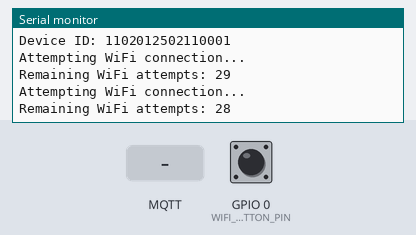
A program run on a simulated ESP32. On the bench: the last lines printed to the serial monitor. Inputs (shaded band) come from the test bench; at power-on: GPIO 0 (WIFI_RESET_BUTTON_PIN) HIGH. WiFi joins after 1.5 s; servers stay silent unless stated; random numbers use the default seed unless the program sets one; no MQTT or app messages arrive unless stated.

Above: at 1.2 s.
1.3 s: GPIO 0 (WIFI_RESET_BUTTON_PIN) pulled LOW for 0.15 s
At 1.9 s:
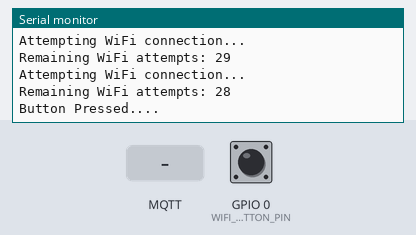
3.7 s: MQTT message "1" arrives on the first subscribed topic
At 4.5 s:
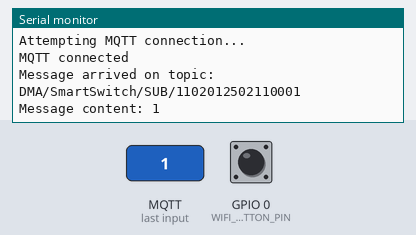
5.2 s: MQTT message "on" arrives on the first subscribed topic
At 5.9 s:
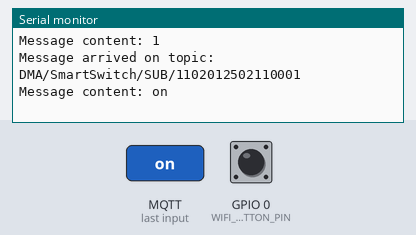
6.7 s: MQTT message "off" arrives on the first subscribed topic
At 7.2 s:
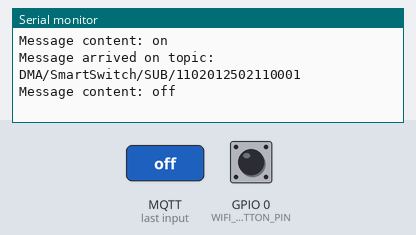

The program:

main.cpp
```cpp
#include <Arduino.h>
#include <WiFi.h>
#include <WiFiManager.h>  // WiFiManager library
#include <PubSubClient.h>
// #include <FastLED.h>

// Configuration Section
#define Fast_LED false
#define DEBUG_MODE true
#define DEBUG_PRINT(x)  if (DEBUG_MODE) { Serial.print(x); }
#define DEBUG_PRINTLN(x) if (DEBUG_MODE) { Serial.println(x); }

#define WORK_PACKAGE "1102"
#define GW_TYPE "01"
#define FIRMWARE_UPDATE_DATE "250211"
#define DEVICE_SERIAL "0001"
#define DEVICE_ID WORK_PACKAGE GW_TYPE FIRMWARE_UPDATE_DATE DEVICE_SERIAL

#define HB_INTERVAL 30*1000
#define DATA_INTERVAL 15*1000

// WiFi and MQTT reconnection time config
#define WIFI_ATTEMPT_COUNT 30
#define WIFI_ATTEMPT_DELAY 1000
#define WIFI_WAIT_COUNT 60
#define WIFI_WAIT_DELAY 1000
#define MAX_WIFI_ATTEMPTS 2
#define MQTT_ATTEMPT_COUNT 10
#define MQTT_ATTEMPT_DELAY 5000

int wifiAttemptCount = WIFI_ATTEMPT_COUNT;
int wifiWaitCount = WIFI_WAIT_COUNT;
int maxWifiAttempts = MAX_WIFI_ATTEMPTS;
int mqttAttemptCount = MQTT_ATTEMPT_COUNT;

const char* mqtt_server = "broker2.dma-bd.com";
const char* mqtt_user = "broker2";
const char* mqtt_password = "Secret!@#$1234";
const char* mqtt_hb_topic = "DMA/SmartSwitch/HB";
const char* mqtt_pub_topic = "DMA/SmartSwitch/PUB";
const char* mqtt_sub_topic = "DMA/SmartSwitch/SUB";

#if Fast_LED
#define DATA_PIN 4
#define NUM_LEDS 1
CRGB leds[NUM_LEDS];
#endif

WiFiManager wm;
WiFiClient espClient;
PubSubClient client(espClient);

TaskHandle_t networkTaskHandle;
TaskHandle_t mainTaskHandle;
TaskHandle_t wifiResetTaskHandle;

#define WIFI_RESET_BUTTON_PIN 0
bool wifiResetFlag = false;

// Function to reconnect to WiFi
void reconnectWiFi() {
  // digitalWrite(LED_PIN, HIGH);
  if (WiFi.status() != WL_CONNECTED) {
    if (wifiAttemptCount > 0) {
      DEBUG_PRINTLN("Attempting WiFi connection...");
      WiFi.begin();  // Use saved credentials
      wifiAttemptCount--;
      DEBUG_PRINTLN("Remaining WiFi attempts: " + String(wifiAttemptCount));
      // vTaskDelay(WIFI_ATTEMPT_DELAY / portTICK_PERIOD_MS);
      vTaskDelay(pdMS_TO_TICKS(WIFI_ATTEMPT_DELAY));
    } else if (wifiWaitCount > 0) {
      wifiWaitCount--;
      DEBUG_PRINTLN("WiFi wait... retrying in a moment");
      DEBUG_PRINTLN("Remaining WiFi wait time: " + String(wifiWaitCount) + " seconds");
      vTaskDelay(pdMS_TO_TICKS(WIFI_WAIT_DELAY));
    } else {
      wifiAttemptCount = WIFI_ATTEMPT_COUNT;
      wifiWaitCount = WIFI_WAIT_COUNT;
      maxWifiAttempts--;
      if (maxWifiAttempts <= 0) {
        DEBUG_PRINTLN("Max WiFi attempt cycles exceeded, restarting...");
        ESP.restart();
      }
    }
  }
}


void reconnectMQTT() {
  if (!client.connected()) {
    #if Fast_LED
    leds[0] = CRGB::Yellow;
    FastLED.show();
    #endif

    char clientId[24];
    snprintf(clientId, sizeof(clientId), "dma_wm_%04X%04X%04X", random(0xffff), random(0xffff), random(0xffff));

    if (mqttAttemptCount > 0) {
      DEBUG_PRINTLN("Attempting MQTT connection...");
      if (client.connect(clientId, mqtt_user, mqtt_password)) {
        DEBUG_PRINTLN("MQTT connected");

        #if Fast_LED
        leds[0] = CRGB::Black;
        FastLED.show();
        #endif
        char topic[48];

        snprintf(topic, sizeof(topic), "%s/%s", mqtt_sub_topic, DEVICE_ID);
        client.subscribe(topic);
      } else {
        DEBUG_PRINTLN("MQTT connection failed");
        mqttAttemptCount--;
        vTaskDelay(pdMS_TO_TICKS(MQTT_ATTEMPT_DELAY));
      }
    } else {
      DEBUG_PRINTLN("Max MQTT attempts exceeded, restarting...");
      ESP.restart();
    }
  }
}

void mqttCallback(char* topic, byte* payload, unsigned int length) {
  String message;
  for (unsigned int i = 0; i < length; i++) {
    message += (char)payload[i];
  }

  DEBUG_PRINTLN("Message arrived on topic: " + String(topic));
  DEBUG_PRINTLN("Message content: " + message);
}

void networkTask(void *param) {
  WiFi.mode(WIFI_STA);
  WiFi.begin();

  for (;;) {
    if (WiFi.status() == WL_CONNECTED) {
      if (!client.connected()) {
        reconnectMQTT();
      }
    } else {
      reconnectWiFi();
    }
    client.loop();
    vTaskDelay(pdMS_TO_TICKS(100));
  }
}

void wifiResetTask(void *param) {
  for (;;) {
    if (digitalRead(WIFI_RESET_BUTTON_PIN) == LOW) {
      unsigned long pressStartTime = millis();
      DEBUG_PRINTLN("Button Pressed....");

      #if Fast_LED
      leds[0] = CRGB::Blue;
      FastLED.show();
      #endif

      while (digitalRead(WIFI_RESET_BUTTON_PIN) == LOW) {
        if (millis() - pressStartTime >= 5000) {
          DEBUG_PRINTLN("5 seconds holding time reached, starting WiFiManager...");
          vTaskSuspend(networkTaskHandle);
          vTaskSuspend(mainTaskHandle);
          wm.resetSettings();
          wm.autoConnect("DMA_MC_Setup");
          ESP.restart();
        }
        vTaskDelay(pdMS_TO_TICKS(100));
      }
    } else {
      #if Fast_LED
      leds[0] = CRGB::Black;
      FastLED.show();
      #endif
    }

    vTaskDelay(pdMS_TO_TICKS(100));
  }
}

void mainTask(void *param) {
  for (;;) {
    static unsigned long last_hb_send_time = 0;
    if (millis() - last_hb_send_time >= HB_INTERVAL) {
      last_hb_send_time = millis();
      if (client.connected()) {
        char hb_data[50];
        snprintf(hb_data, sizeof(hb_data), "%s,wifi_connected", DEVICE_ID);
        client.publish(mqtt_hb_topic, hb_data);
        DEBUG_PRINTLN("Heartbeat sent Successfully");
        #if Fast_LED
        leds[0] = CRGB::Blue;
        FastLED.show();
        #endif
        vTaskDelay(pdMS_TO_TICKS(1000));
        #if Fast_LED
        leds[0] = CRGB::Black;
        FastLED.show();
        #endif
      } else {
        DEBUG_PRINTLN("Failed to publish Heartbeat on MQTT");
      }
    }

    static unsigned long last_data_send_time = 0;
    if (millis() - last_data_send_time >= DATA_INTERVAL) {
      last_data_send_time = millis();
      #if Fast_LED
      leds[0] = CRGB::Green;
      FastLED.show();
      #endif
      vTaskDelay(pdMS_TO_TICKS(1000));
      #if Fast_LED
      leds[0] = CRGB::Black;
      FastLED.show();
      #endif
    }
    vTaskDelay(pdMS_TO_TICKS(1000));
  }
}

void setup() {
  Serial.begin(115200);
  DEBUG_PRINT("Device ID: ");
  DEBUG_PRINTLN(DEVICE_ID);

  #if Fast_LED
  FastLED.addLeds<NEOPIXEL, DATA_PIN>(leds, NUM_LEDS);
  leds[0] = CRGB::Black;
  FastLED.show();
  #endif

  pinMode(WIFI_RESET_BUTTON_PIN, INPUT_PULLUP);

  client.setServer(mqtt_server, 1883);
  client.setCallback(mqttCallback);

  xTaskCreatePinnedToCore(networkTask, "Network Task", 8*1024, NULL, 1, &networkTaskHandle, 0);
  xTaskCreatePinnedToCore(mainTask, "Main Task", 16*1024, NULL, 1, &mainTaskHandle, 1);
  xTaskCreatePinnedToCore(wifiResetTask, "WiFi Reset Task", 8*1024, NULL, 1, &wifiResetTaskHandle, 1);
}

void loop(){

}
```

Measured:
- after the input at 1.3 s, the serial monitor: prints a new line at once (image 1)
- after the input at 3.7 s, the serial monitor: prints a new line after 0.06 s (image 2)
- after the input at 5.2 s, the serial monitor: prints a new line after 0.07 s (image 3)
- after the input at 6.7 s, the serial monitor: prints a new line after 0.07 s (image 4)
